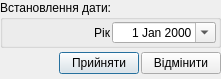
<?xml version="1.0" encoding="UTF-8"?>
<ui version="4.0">
 <class>UDialog_AParkDateFilter</class>
 <widget class="QDialog" name="UDialog_AParkDateFilter">
  <property name="geometry">
   <rect>
    <x>0</x>
    <y>0</y>
    <width>221</width>
    <height>79</height>
   </rect>
  </property>
  <property name="minimumSize">
   <size>
    <width>221</width>
    <height>79</height>
   </size>
  </property>
  <property name="maximumSize">
   <size>
    <width>221</width>
    <height>79</height>
   </size>
  </property>
  <property name="focusPolicy">
   <enum>Qt::NoFocus</enum>
  </property>
  <property name="contextMenuPolicy">
   <enum>Qt::DefaultContextMenu</enum>
  </property>
  <property name="windowTitle">
   <string/>
  </property>
  <property name="modal">
   <bool>true</bool>
  </property>
  <layout class="QGridLayout">
   <property name="margin">
    <number>0</number>
   </property>
   <property name="spacing">
    <number>0</number>
   </property>
   <item row="1" column="0">
    <layout class="QHBoxLayout">
     <property name="spacing">
      <number>2</number>
     </property>
     <property name="margin">
      <number>0</number>
     </property>
     <item>
      <spacer>
       <property name="orientation">
        <enum>Qt::Horizontal</enum>
       </property>
       <property name="sizeHint" stdset="0">
        <size>
         <width>131</width>
         <height>31</height>
        </size>
       </property>
      </spacer>
     </item>
     <item>
      <widget class="QPushButton" name="okButton">
       <property name="text">
        <string>Прийняти</string>
       </property>
       <property name="icon">
        <iconset resource="../images/UAutoParkImg.qrc">
         <normaloff>:/icontexto_webdev_pack/icontexto_webdev_pack/icontexto-webdev-ok-032x032.png</normaloff>:/icontexto_webdev_pack/icontexto_webdev_pack/icontexto-webdev-ok-032x032.png</iconset>
       </property>
      </widget>
     </item>
     <item>
      <widget class="QPushButton" name="cancelButton">
       <property name="text">
        <string>Відмінити</string>
       </property>
       <property name="icon">
        <iconset resource="../images/UAutoParkImg.qrc">
         <normaloff>:/icontexto_webdev_pack/icontexto_webdev_pack/icontexto-webdev-cancel-032x032.png</normaloff>:/icontexto_webdev_pack/icontexto_webdev_pack/icontexto-webdev-cancel-032x032.png</iconset>
       </property>
      </widget>
     </item>
    </layout>
   </item>
   <item row="0" column="0">
    <widget class="QGroupBox" name="groupBox">
     <property name="minimumSize">
      <size>
       <width>200</width>
       <height>40</height>
      </size>
     </property>
     <property name="maximumSize">
      <size>
       <width>1000</width>
       <height>1000</height>
      </size>
     </property>
     <property name="title">
      <string>Встановлення дати:</string>
     </property>
     <layout class="QGridLayout">
      <property name="margin">
       <number>2</number>
      </property>
      <property name="spacing">
       <number>2</number>
      </property>
      <item row="0" column="1">
       <widget class="QLabel" name="label_year">
        <property name="text">
         <string>Рік</string>
        </property>
        <property name="alignment">
         <set>Qt::AlignRight|Qt::AlignTrailing|Qt::AlignVCenter</set>
        </property>
       </widget>
      </item>
      <item row="0" column="2">
       <widget class="QDateEdit" name="dateEdit">
        <property name="alignment">
         <set>Qt::AlignRight|Qt::AlignTrailing|Qt::AlignVCenter</set>
        </property>
        <property name="calendarPopup">
         <bool>true</bool>
        </property>
       </widget>
      </item>
     </layout>
    </widget>
   </item>
  </layout>
 </widget>
 <resources>
  <include location="../images/UAutoParkImg.qrc"/>
 </resources>
 <connections>
  <connection>
   <sender>okButton</sender>
   <signal>clicked()</signal>
   <receiver>UDialog_AParkDateFilter</receiver>
   <slot>accept()</slot>
   <hints>
    <hint type="sourcelabel">
     <x>278</x>
     <y>253</y>
    </hint>
    <hint type="destinationlabel">
     <x>96</x>
     <y>254</y>
    </hint>
   </hints>
  </connection>
  <connection>
   <sender>cancelButton</sender>
   <signal>clicked()</signal>
   <receiver>UDialog_AParkDateFilter</receiver>
   <slot>reject()</slot>
   <hints>
    <hint type="sourcelabel">
     <x>369</x>
     <y>253</y>
    </hint>
    <hint type="destinationlabel">
     <x>179</x>
     <y>282</y>
    </hint>
   </hints>
  </connection>
 </connections>
</ui>
